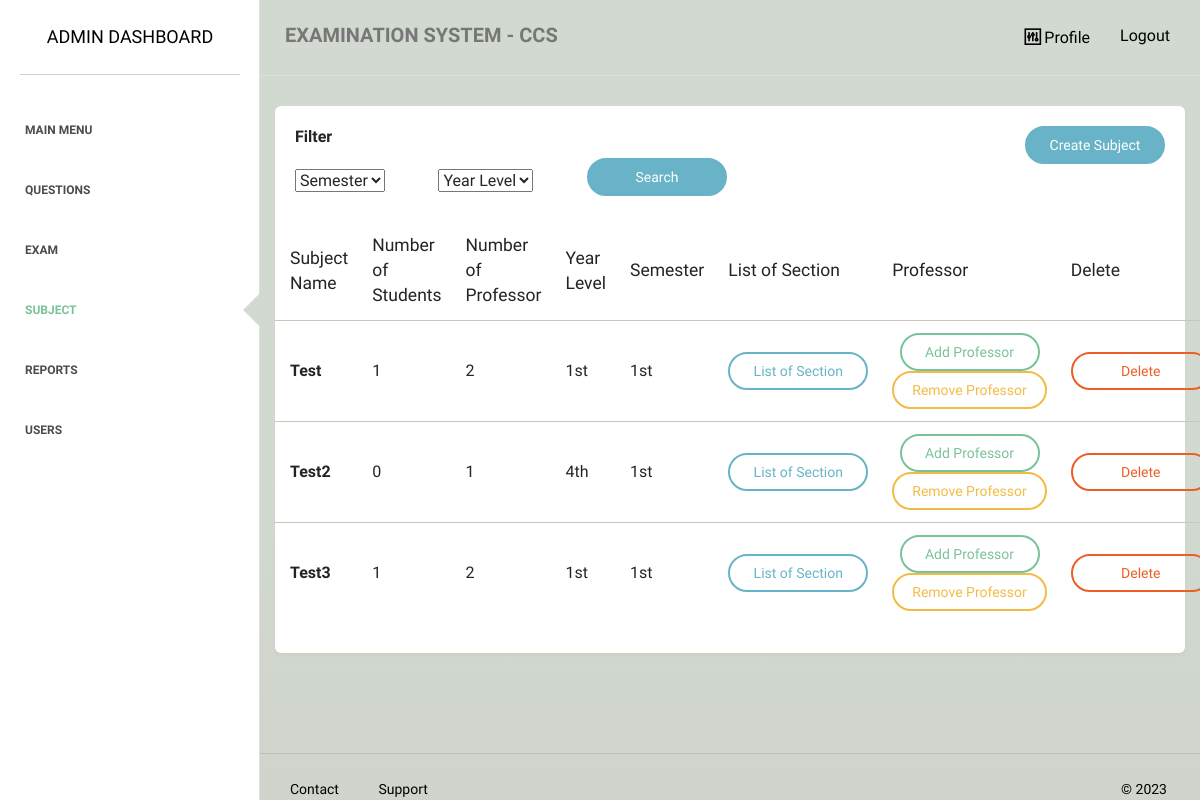
The page /admin/class/ on the database as committed earlier.
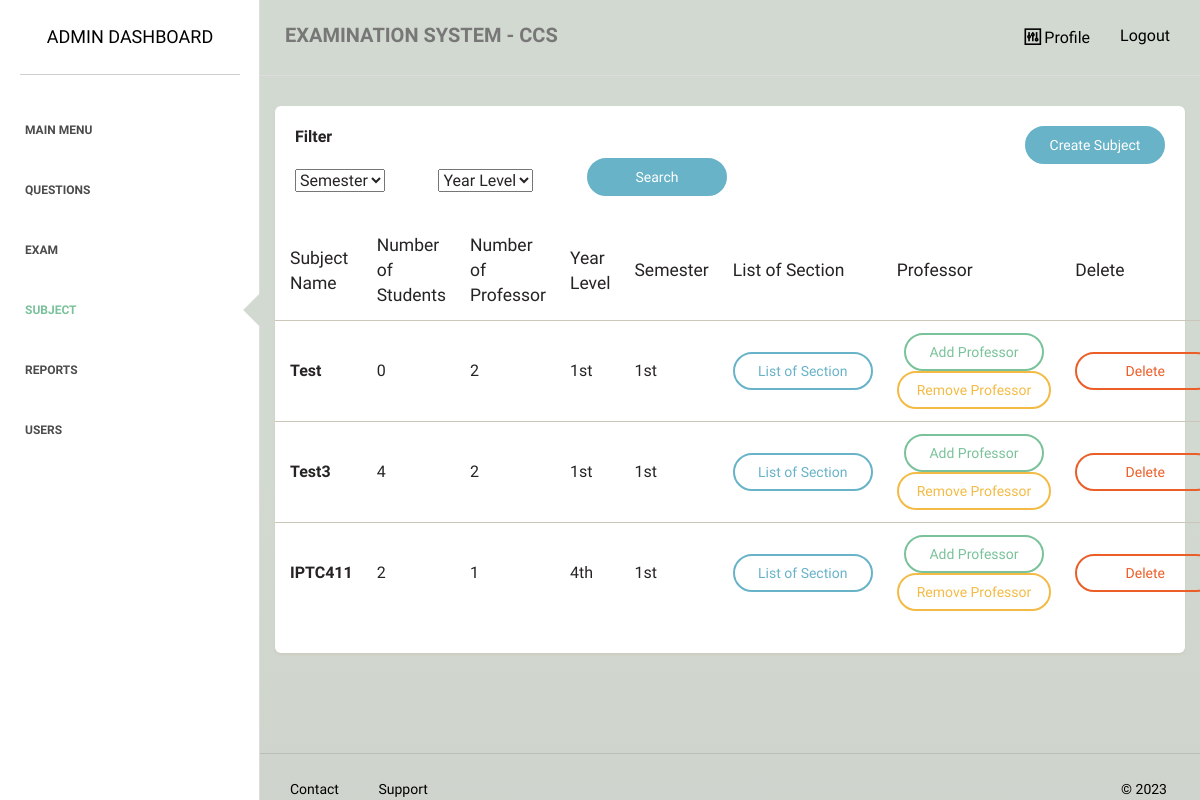
The same page on the database as committed later.
### tables this page shows
CREATE TABLE `subject` (
  `subject_id` int(255) NOT NULL,
  `subject_name` varchar(255) NOT NULL,
  `num_of_student` varchar(255) NOT NULL,
  `rnd_id` varchar(255) NOT NULL,
  `list_of_student` varchar(2000) NOT NULL,
  `semester` varchar(5) NOT NULL,
  `yearlevel` varchar(5) NOT NULL
);

### admin/class/index.php (the view, shortened to what the changed rows need)
<?php
require_once "../../dbconnect.php";
$search1 = $_GET['search1'] ?? '';
$search2 = $_GET['search2'] ?? '';
if ($search1 && $search2) {
    $statement = $pdo->prepare('SELECT s.*, (select count(*) from enrolled_student e where e.subject_id = s.rnd_id) as number_of_stud,
    (select count(*) from prof_subjects p where p.subject_id = s.rnd_id) as number_of_prof FROM subject s WHERE semester like :semester and yearlevel like :yearlevel');
    $statement->bindValue(':semester', "%$search1%");
    $statement->bindValue(':yearlevel', "%$search2%");
} else {
    $statement = $pdo->prepare('SELECT s.*, (select count(*) from enrolled_student e where e.subject_id = s.rnd_id) as number_of_stud,
    (select count(*) from prof_subjects p where p.subject_id = s.rnd_id) as number_of_prof FROM subject s');
}
$statement->execute();
$procdata = $statement->fetchAll(PDO::FETCH_ASSOC);
?>
<!doctype html>
<html lang="en">
<head>
    <link href="../../assets/css/main.css" rel="stylesheet" />
    <link href="../../assets/css/animate.css" rel="stylesheet"/>
    <link href="../../assets/css/paper-dashboard.css" rel="stylesheet"/>
    <link href="../../assets/css/demo.css" rel="stylesheet" />
    <link href="http://maxcdn.bootstrapcdn.com/font-awesome/latest/css/font-awesome.min.css" rel="stylesheet">
    <link href="../../assets/css/themify-icons.css" rel="stylesheet">
</head>
<body>
<div class="wrapper">
    <div class="main-panel">
        <div class="content">
            <div class="container-fluid">
                <div class="row">
                    <div class="">
                        <div class="card ">
                            <div class="content table-responsive table-full-width">
                                <table class="table">
                                    <thead>
                                    	<th>Subject Name</th>
                                    	<th>Number of Students</th>
                                    	<th>Number of Professor</th>
                                    	<th>Year Level</th>
                                    	<th>Semester</th>
                                    	<th>List of Section</th>
                                    	<th>Professor</th>
                                    	<th>Delete</th>
                                    </thead>
                                    <tbody>
                                        <?php foreach ($procdata as $i => $item): ?>
                                        <tr>
                                        	<td style="font-size:medium;"><b><?php echo $item['subject_name']; ?></b></td>
                                        	<td style="font-size:medium;"><?php echo $item['number_of_stud']; ?></td>
                                        	<td style="font-size:medium;"><?php echo $item['number_of_prof']; ?></td>
                                        	<td style="font-size:medium;"><?php echo $item['yearlevel']; ?></td>
                                        	<td style="font-size:medium;"><?php echo $item['semester']; ?></td>
                                            <td style="text-align:center;">
                                                <a href="section.php?id=<?php echo $item['rnd_id']; ?>" class="btn btn-info btn-wd">List of Section</a>
                                            </td>
                                            <td style="text-align:center;">
                                                <a href="enroll_prof.php?id=<?php echo $item['rnd_id']; ?>" class="btn btn-success btn-wd">Add Professor</a>
                                                <a href="edit_prof.php?id=<?php echo $item['rnd_id']; ?>" class="btn btn-warning btn-wd">Remove Professor</a>
                                            </td>
                                            <td style="text-align:center;">
                                                <a href="delete.php?id=<?php echo $item['rnd_id']; ?>" class="btn btn-danger btn-wd">Delete</a>
                                            </td>
                                        </tr>
                                        <?php endforeach;?>
                                    </tbody>
                                </table>
                            </div>
                        </div>
                    </div>
                </div>
            </div>
        </div>
    </div>
</div>
</body>
</html>

Rows that differ between the two databases and show on the page:
removed subject: subject_name "Test2", number_of_stud "0", number_of_prof "1", yearlevel "4th", semester "1st"
computed for subject "Test": number_of_stud "1" → "0"
computed for subject "Test3": number_of_stud "1" → "4"
added subject: subject_name "IPTC411", number_of_stud "2", number_of_prof "1", yearlevel "4th", semester "1st"
